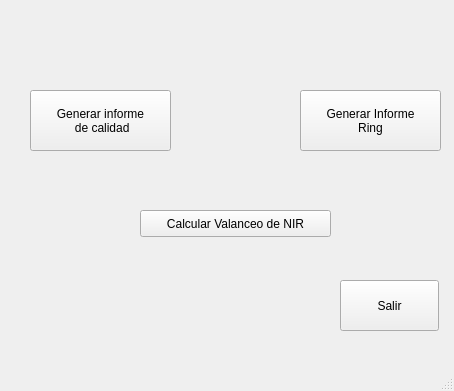
<?xml version="1.0" encoding="UTF-8"?>
<ui version="4.0">
 <class>MainWindow</class>
 <widget class="QMainWindow" name="MainWindow">
  <property name="geometry">
   <rect>
    <x>0</x>
    <y>0</y>
    <width>454</width>
    <height>391</height>
   </rect>
  </property>
  <property name="windowTitle">
   <string>MainWindow</string>
  </property>
  <widget class="QWidget" name="centralwidget">
   <widget class="QPushButton" name="pushButton">
    <property name="geometry">
     <rect>
      <x>30</x>
      <y>90</y>
      <width>141</width>
      <height>61</height>
     </rect>
    </property>
    <property name="text">
     <string>Generar informe 
 de calidad</string>
    </property>
   </widget>
   <widget class="QPushButton" name="pushButton_2">
    <property name="geometry">
     <rect>
      <x>300</x>
      <y>90</y>
      <width>141</width>
      <height>61</height>
     </rect>
    </property>
    <property name="text">
     <string>Generar Informe 
Ring</string>
    </property>
   </widget>
   <widget class="QPushButton" name="pushButton_3">
    <property name="geometry">
     <rect>
      <x>140</x>
      <y>210</y>
      <width>191</width>
      <height>27</height>
     </rect>
    </property>
    <property name="text">
     <string>Calcular Valanceo de NIR</string>
    </property>
   </widget>
   <widget class="QPushButton" name="pushButton_4">
    <property name="geometry">
     <rect>
      <x>340</x>
      <y>280</y>
      <width>99</width>
      <height>51</height>
     </rect>
    </property>
    <property name="text">
     <string>Salir</string>
    </property>
   </widget>
  </widget>
  <widget class="QMenuBar" name="menubar">
   <property name="geometry">
    <rect>
     <x>0</x>
     <y>0</y>
     <width>454</width>
     <height>25</height>
    </rect>
   </property>
  </widget>
  <widget class="QStatusBar" name="statusbar"/>
 </widget>
 <resources/>
 <connections/>
</ui>
